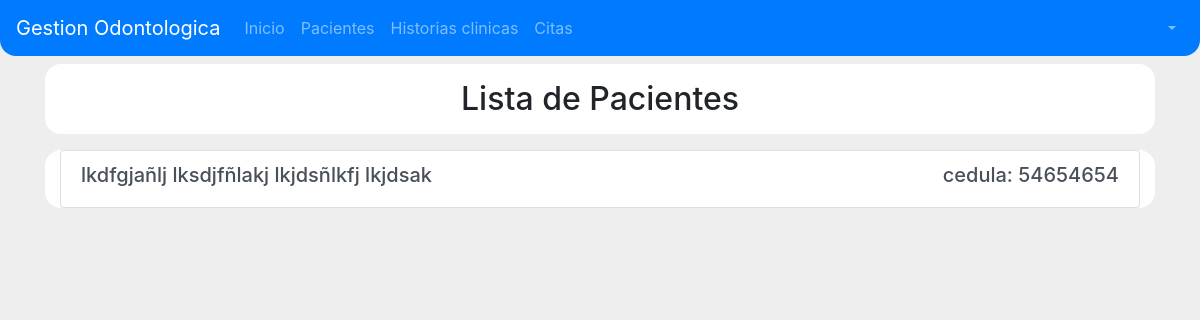
Page /pacientes on the earlier database version.
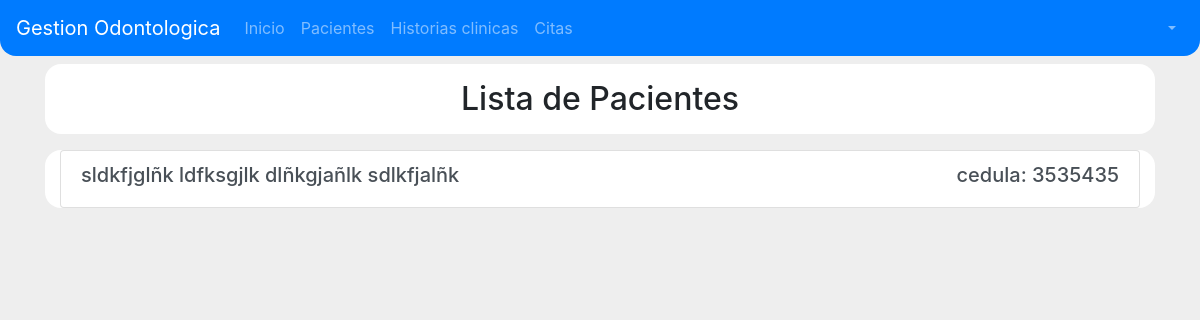
Same page on the later database version.
### pacientes/models.py (models this page shows, shortened)
class Paciente(models.Model):
    estados_civiles = (
        ('soltero', 'Soltero/a'),
        ('casado', 'Casado/a'),
        ('union libre', 'Union libre'),
        ('viudo', 'Viudo/a'),
        ('divorciado', 'Divorciado/a'),
        ('comprometido', 'Comprometido/a')
    )
    sexos = (
        ('masculino', 'Masculino'),
        ('femenino', 'Femenino')
    )
    cedula = models.CharField(primary_key=True, max_length=11)
    primer_nombre = models.CharField(max_length=15)
    segundo_nombre = models.CharField(max_length=15, blank=True)
    primer_apellido = models.CharField(max_length=15)
    segundo_apellido = models.CharField(max_length=15)
    direccion = models.CharField(max_length=100)
    ciudad = models.CharField(max_length=50)
    fecha_nacimiento = models.DateField()
    estado_civil = models.CharField(max_length=50, choices=estados_civiles)
    telefono = models.CharField(max_length=10)
    sexo=models.CharField(max_length=15, choices=sexos, default='sexo')

### pacientes/views.py (the view)
# urls.py: url(r'^pacientes$', PacienteListView.as_view(), name='listar_pacientes'),
class PacienteListView(ListView):
    model = Paciente

### templates/pacientes/paciente_list.html
{% extends 'base.html' %}
{% load staticfiles %}
{% block style_content %}
    <link rel="stylesheet" href="{% static 'css/PacientesLista.css' %}">
    <link rel="stylesheet" href="{% static 'css/PacienteRegistro.css' %}">
{% endblock style_content %}
{% block content %}
    <section id="section-container">
        <div class="container">
            <div class="row fila">
                <div class="col-12 text-center pt-3 pb-2">
                    <h2>Lista de Pacientes</h2>
                </div>
            </div>
            <div class="row fila">
                <div class="col-12">
                    <div class="list-group">
                        {% for paciente in  object_list%}
                            <a href="{% url 'pacientes:detalle_paciente' pk=paciente.cedula %}" class="list-group-item list-group-item-action flex-column">
                                <div class="d-flex w-100 justify-content-between">
                                    <h5 class="mb-1">{{ paciente.primer_nombre }} {{ paciente.segundo_nombre }} {{ paciente.primer_apellido }} {{ paciente.segundo_apellido }}</h5>
                                    <h5>cedula: {{ paciente.cedula }}</h5>
                                </div>
                            </a>
                        {% endfor %}
                    </div>
                </div>
            </div>
        </div>
    </section>
{% endblock content %}

Differences in the rows shown:
removed Paciente: primer_nombre "lkdfgjañlj", segundo_nombre "lksdjfñlakj", primer_apellido "lkjdsñlkfj", segundo_apellido "lkjdsak", cedula "54654654"
added Paciente: primer_nombre "sldkfjglñk", segundo_nombre "ldfksgjlk", primer_apellido "dlñkgjañlk", segundo_apellido "sdlkfjalñk", cedula "3535435"
